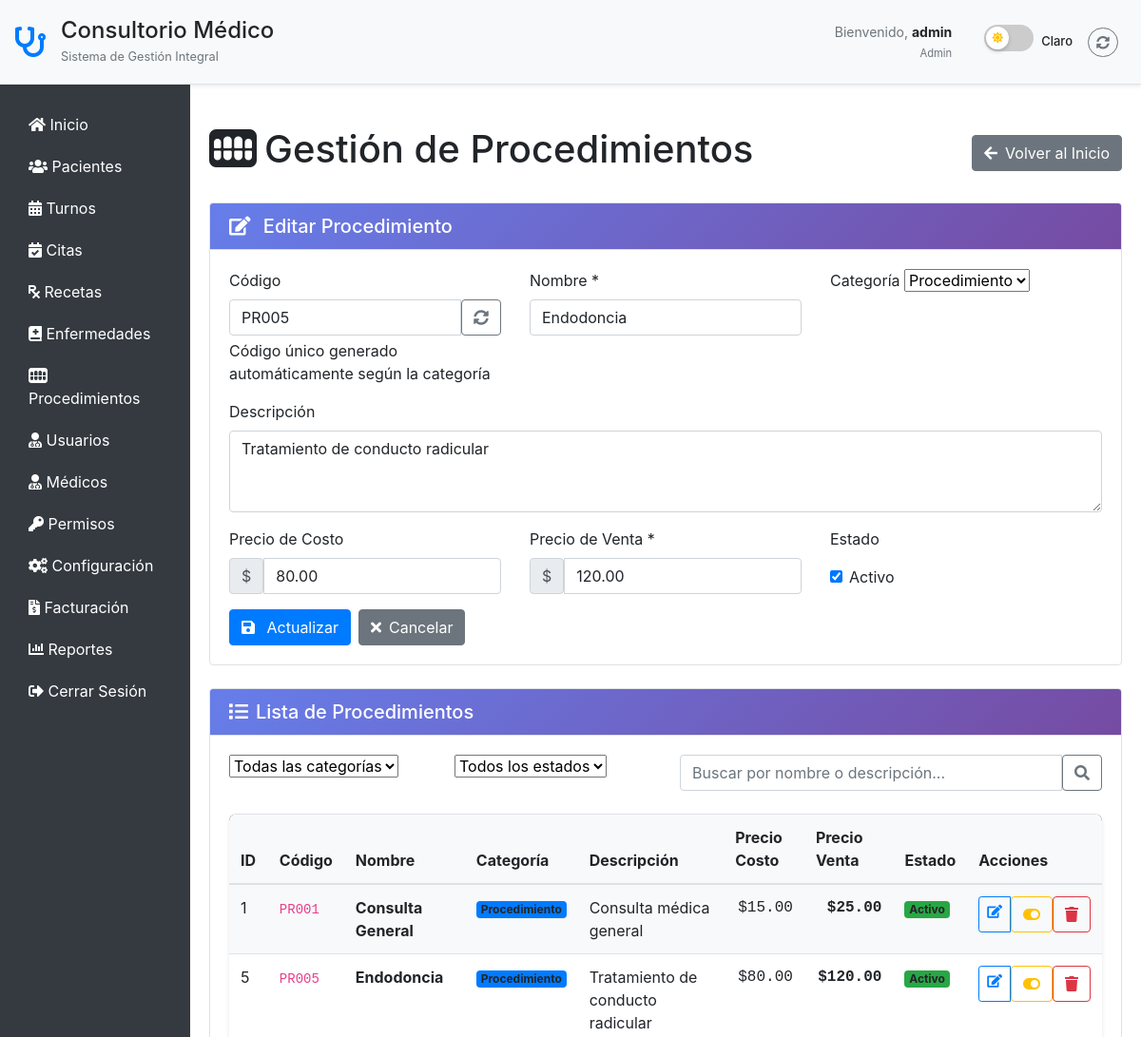
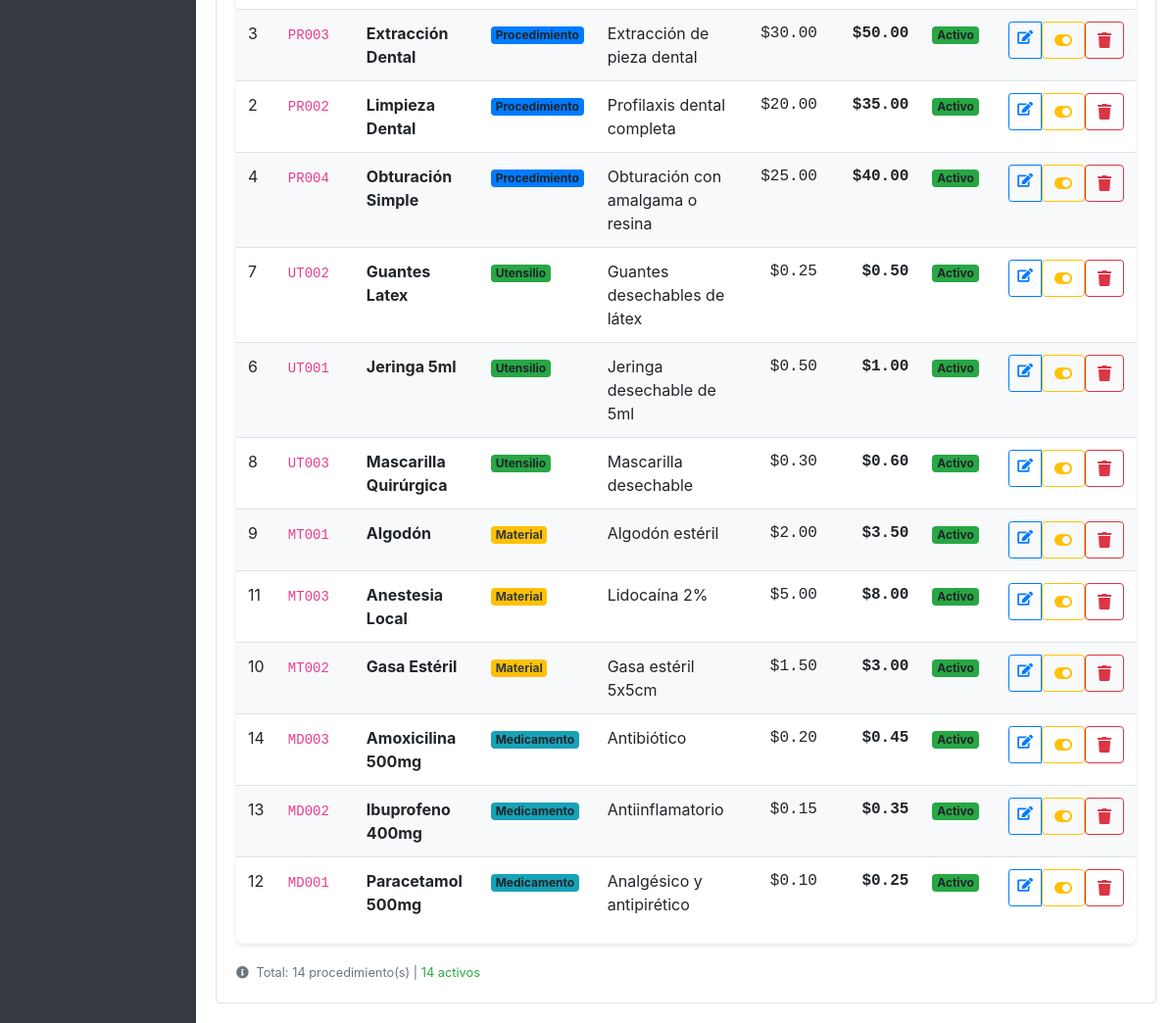
Page /procedimientos.php?edit=5 (signed in) on the committed database (2 pictures, top to bottom).
### tables this page shows
CREATE TABLE `procedimientos` (
  `id` int NOT NULL AUTO_INCREMENT,
  `codigo` varchar(20) DEFAULT NULL,
  `nombre` varchar(255) NOT NULL,
  `descripcion` text,
  `precio_costo` decimal(10,2) DEFAULT '0.00',
  `precio_venta` decimal(10,2) NOT NULL DEFAULT '0.00',
  `categoria` enum('procedimiento','utensilio','material','medicamento') DEFAULT 'procedimiento',
  `activo` tinyint(1) DEFAULT '1',
  `created_at` timestamp NULL DEFAULT CURRENT_TIMESTAMP,
  `updated_at` timestamp NULL DEFAULT CURRENT_TIMESTAMP ON UPDATE CURRENT_TIMESTAMP,
  PRIMARY KEY (`id`),
  UNIQUE KEY `codigo` (`codigo`),
  KEY `idx_categoria` (`categoria`),
  KEY `idx_activo` (`activo`)
);

### procedimientos.php (the view, shortened to what the rows shown need)
<?php
require_once 'permissions.php';
$where_conditions = [];
$params = [];
$where_clause = !empty($where_conditions) ? "WHERE " . implode(" AND ", $where_conditions) : "";
try {
    $stmt = $conn->prepare("SELECT * FROM procedimientos $where_clause ORDER BY categoria, nombre");
    $stmt->execute($params);
    $procedimientos = $stmt->fetchAll(PDO::FETCH_ASSOC);
} catch (PDOException $e) {
    $error = "Error al obtener procedimientos: " . $e->getMessage();
    $procedimientos = [];
}
$procedimiento_edit = null;
if (isset($_GET['edit'])) {
    $edit_id = intval($_GET['edit']);
    try {
        $stmt = $conn->prepare("SELECT * FROM procedimientos WHERE id = ?");
        $stmt->execute([$edit_id]);
        $procedimiento_edit = $stmt->fetch(PDO::FETCH_ASSOC);
    } catch (PDOException $e) {
        $error = "Error al obtener procedimiento: " . $e->getMessage();
    }
}
?>
<!DOCTYPE html>
<html lang="es">
<head>
    <link rel="stylesheet" href="https://stackpath.bootstrapcdn.com/bootstrap/4.5.2/css/bootstrap.min.css">
    <link rel="stylesheet" href="https://cdnjs.cloudflare.com/ajax/libs/font-awesome/5.15.3/css/all.min.css">
    <link rel="stylesheet" href="css/dark-mode.css">
</head>
<body>
    <div class="container-fluid">
        <div class="row">
            <div class="col-md-10 content">
                <div class="d-flex justify-content-between align-items-center my-4">
                    <h1><i class="fas fa-teeth mr-2"></i>Gestión de Procedimientos</h1>
                </div>
                <div class="card mb-4">
                    <div class="card-body">
                        <form method="POST">
                            <div class="row">
                                <div class="col-md-4">
                                    <div class="mb-3">
                                        <div class="input-group">
                                            <input type="text" class="form-control" id="codigo" name="codigo"
                                                   value="<?= htmlspecialchars($procedimiento_edit['codigo'] ?? '') ?>"
                                                   placeholder="Se generará automáticamente">
                                            <button type="button" class="btn btn-outline-secondary" id="btnRegenerar"
                                                    title="Generar código automático">
                                                <i class="fas fa-sync-alt"></i>
                                            </button>
                                        </div>
                                    </div>
                                </div>
                                <div class="col-md-4">
                                    <div class="mb-3">
                                        <label for="nombre" class="form-label">Nombre *</label>
                                        <input type="text" class="form-control" id="nombre" name="nombre"
                                               value="<?= htmlspecialchars($procedimiento_edit['nombre'] ?? '') ?>" required>
                                    </div>
                                </div>
                                <div class="col-md-4">
                                    <div class="mb-3">
                                        <label for="categoria" class="form-label">Categoría</label>
                                        <select class="form-select" id="categoria" name="categoria">
                                            <option value="procedimiento" <?= ($procedimiento_edit['categoria'] ?? '') === 'procedimiento' ? 'selected' : '' ?>>
                                                Procedimiento
                                            </option>
                                        </select>
                                    </div>
                                </div>
                            </div>
                            <div class="mb-3">
                                <label for="descripcion" class="form-label">Descripción</label>
                                <textarea class="form-control" id="descripcion" name="descripcion" rows="3"><?= htmlspecialchars($procedimiento_edit['descripcion'] ?? '') ?></textarea>
                            </div>
                            <div class="row">
                                <div class="col-md-4">
                                    <div class="mb-3">
                                        <div class="input-group">
                                            <span class="input-group-text">$</span>
                                            <input type="number" class="form-control" id="precio_costo" name="precio_costo"
                                                   step="0.01" min="0" value="<?= $procedimiento_edit['precio_costo'] ?? '0' ?>">
                                        </div>
                                    </div>
                                </div>
                                <div class="col-md-4">
                                    <div class="mb-3">
                                        <div class="input-group">
                                            <span class="input-group-text">$</span>
                                            <input type="number" class="form-control" id="precio_venta" name="precio_venta"
                                                   step="0.01" min="0.01" value="<?= $procedimiento_edit['precio_venta'] ?? '' ?>" required>
                                        </div>
                                    </div>
                                </div>
                                <div class="col-md-4">
                                    <div class="mb-3">
                                        <div class="form-check form-switch mt-2">
                                            <input class="form-check-input" type="checkbox" id="activo" name="activo"
                                                   <?= ($procedimiento_edit['activo'] ?? 1) ? 'checked' : '' ?>>
                                            <label class="form-check-label" for="activo">Activo</label>
                                        </div>
                                    </div>
                                </div>
                            </div>
                        </form>
                    </div>
                </div>
                <div class="card">
                    <div class="card-body">
                        <div class="table-responsive">
                            <table class="table table-striped">
                                <thead class="table-dark">
                                    <tr>
                                        <th>ID</th>
                                        <th>Código</th>
                                        <th>Nombre</th>
                                        <th>Categoría</th>
                                        <th>Descripción</th>
                                        <th>Precio Costo</th>
                                        <th>Precio Venta</th>
                                        <th>Estado</th>
                                        <th>Acciones</th>
                                    </tr>
                                </thead>
                                <tbody>
                                    <?php if (empty($procedimientos)): ?>
                                        <tr>
                                            <td colspan="9" class="text-center py-4">
                                                <i class="fas fa-inbox fa-2x text-muted mb-2"></i>
                                                <br>No se encontraron procedimientos
                                            </td>
                                        </tr>
                                    <?php else: ?>
                                        <?php foreach ($procedimientos as $proc): ?>
                                            <tr>
                                                <td><?= $proc['id'] ?></td>
                                                <td>
                                                    <?= !empty($proc['codigo']) ? '<code>' . htmlspecialchars($proc['codigo']) . '</code>' : '<em class="text-muted">Sin código</em>' ?>
                                                </td>
                                                <td>
                                                    <strong><?= htmlspecialchars($proc['nombre']) ?></strong>
                                                </td>
                                                <td>
                                                    <?php
                                                    switch($proc['categoria']) {
                                                        case 'procedimiento':
                                                            $categoria_class = 'bg-primary';
                                                            break;
                                                        case 'utensilio':
                                                            $categoria_class = 'bg-success';
                                                            break;
                                                        case 'material':
                                                            $categoria_class = 'bg-warning text-dark';
                                                            break;
                                                        case 'medicamento':
                                                            $categoria_class = 'bg-info';
                                                            break;
                                                    }
                                                    ?>
                                                    <span class="badge <?= $categoria_class ?> categoria-badge">
                                                        <?= ucfirst($proc['categoria']) ?>
                                                    </span>
                                                </td>
                                                <td>
                                                    <?= !empty($proc['descripcion']) ? htmlspecialchars($proc['descripcion']) : '<em class="text-muted">Sin descripción</em>' ?>
                                                </td>
                                                <td class="precio-cell">
                                                    $<?= number_format($proc['precio_costo'], 2) ?>
                                                </td>
                                                <td class="precio-cell">
                                                    <strong>$<?= number_format($proc['precio_venta'], 2) ?></strong>
                                                </td>
                                                <td>
                                                    <?php if ($proc['activo']): ?>
                                                        <span class="badge bg-success">Activo</span>
                                                    <?php else: ?>
                                                        <span class="badge bg-danger">Inactivo</span>
                                                    <?php endif; ?>
                                                </td>
                                                <td>
                                                    <div class="btn-group btn-group-sm">
                                                        <a href="?edit=<?= $proc['id'] ?>" class="btn btn-outline-primary" title="Editar">
                                                            <i class="fas fa-edit"></i>
                                                        </a>
                                                        <form method="POST" style="display: inline;"
                                                              onsubmit="return confirm('¿Cambiar el estado de este procedimiento?')">
                                                            <button type="submit" class="btn btn-outline-warning" title="Cambiar Estado">
                                                                <i class="fas fa-toggle-<?= $proc['activo'] ? 'on' : 'off' ?>"></i>
                                                            </button>
                                                        </form>
                                                        <form method="POST" style="display: inline;"
                                                              onsubmit="return confirm('¿Está seguro de eliminar este procedimiento? Esta acción no se puede deshacer.')">
                                                            <button type="submit" class="btn btn-outline-danger" title="Eliminar">
                                                                <i class="fas fa-trash"></i>
                                                            </button>
                                                        </form>
                                                    </div>
                                                </td>
                                            </tr>
                                        <?php endforeach; ?>
                                    <?php endif; ?>
                                </tbody>
                            </table>
                        </div>
                    </div>
                </div>
            </div>
        </div>
    </div>
</body>
</html>

### rows in the picture
procedimientos: codigo "PR005", nombre "Endodoncia", categoria "Procedimiento", descripcion "Tratamiento de conducto radicular", precio_costo "80.00", precio_venta "120.00", activo "☑", id "5", shows "Activo"
procedimientos: id "1", codigo "PR001", nombre "Consulta General", categoria "Procedimiento", descripcion "Consulta médica general", precio_costo "15.00", precio_venta "25.00", activo "Activo"
procedimientos: id "3", codigo "PR003", nombre "Extracción Dental", categoria "Procedimiento", descripcion "Extracción de pieza dental", precio_costo "30.00", precio_venta "50.00", activo "Activo"
procedimientos: id "2", codigo "PR002", nombre "Limpieza Dental", categoria "Procedimiento", descripcion "Profilaxis dental completa", precio_costo "20.00", precio_venta "35.00", activo "Activo"
procedimientos: id "4", codigo "PR004", nombre "Obturación Simple", categoria "Procedimiento", descripcion "Obturación con amalgama o resina", precio_costo "25.00", precio_venta "40.00", activo "Activo"
procedimientos: id "7", codigo "UT002", nombre "Guantes Latex", categoria "Utensilio", descripcion "Guantes desechables de látex", precio_costo "0.25", precio_venta "0.50", activo "Activo"
procedimientos: id "6", codigo "UT001", nombre "Jeringa 5ml", categoria "Utensilio", descripcion "Jeringa desechable de 5ml", precio_costo "0.50", precio_venta "1.00", activo "Activo"
procedimientos: id "8", codigo "UT003", nombre "Mascarilla Quirúrgica", categoria "Utensilio", descripcion "Mascarilla desechable", precio_costo "0.30", precio_venta "0.60", activo "Activo"
procedimientos: id "9", codigo "MT001", nombre "Algodón", categoria "Material", descripcion "Algodón estéril", precio_costo "2.00", precio_venta "3.50", activo "Activo"
procedimientos: id "11", codigo "MT003", nombre "Anestesia Local", categoria "Material", descripcion "Lidocaína 2%", precio_costo "5.00", precio_venta "8.00", activo "Activo"
procedimientos: id "10", codigo "MT002", nombre "Gasa Estéril", categoria "Material", descripcion "Gasa estéril 5x5cm", precio_costo "1.50", precio_venta "3.00", activo "Activo"
procedimientos: id "14", codigo "MD003", nombre "Amoxicilina 500mg", categoria "Medicamento", descripcion "Antibiótico", precio_costo "0.20", precio_venta "0.45", activo "Activo"
procedimientos: id "13", codigo "MD002", nombre "Ibuprofeno 400mg", categoria "Medicamento", descripcion "Antiinflamatorio", precio_costo "0.15", precio_venta "0.35", activo "Activo"
procedimientos: id "12", codigo "MD001", nombre "Paracetamol 500mg", categoria "Medicamento", descripcion "Analgésico y antipirético", precio_costo "0.10", precio_venta "0.25", activo "Activo"

### other values in the picture
$_SESSION['username'] "admin"
$_SESSION['rol'] "Admin"
count($procedimientos) "14"
count($activos) "14"
